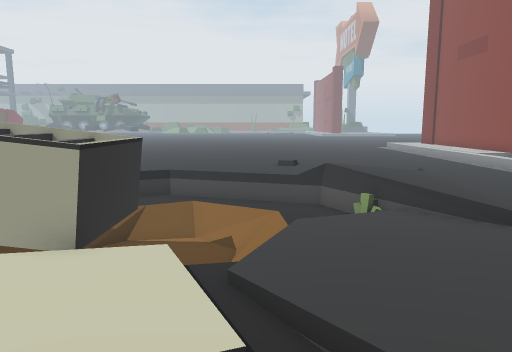
[1] (above)

22 first-person views from a walk through a Unity game level. The camera is 1.4 m above the floor, tilts 8° down and sees 70° across. The floor is counted in squares, 0.5 m on a side. Each view is taken from the middle of a square. On the plan, view 1 faces up. The plan holds only what a view shows up to about 20 squares ahead; the rest is blank. The place goes on beyond the plan. The player character is not drawn.

[2]
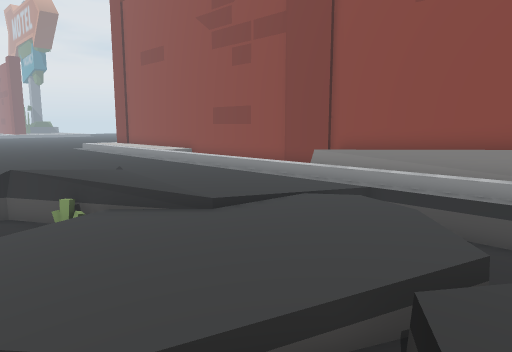

[3]
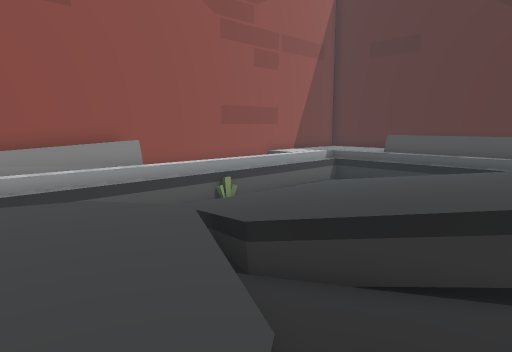

[4]
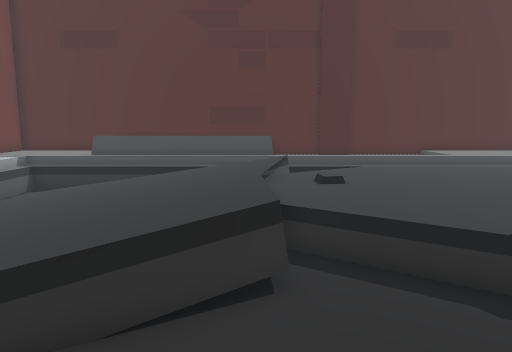

[5]
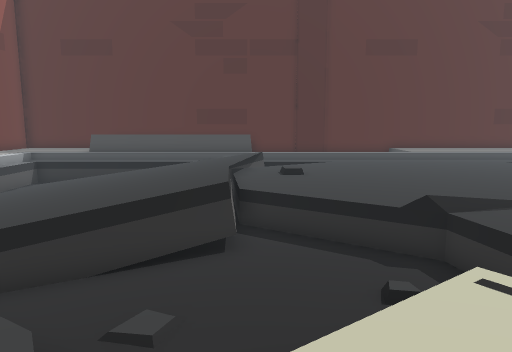

[6]
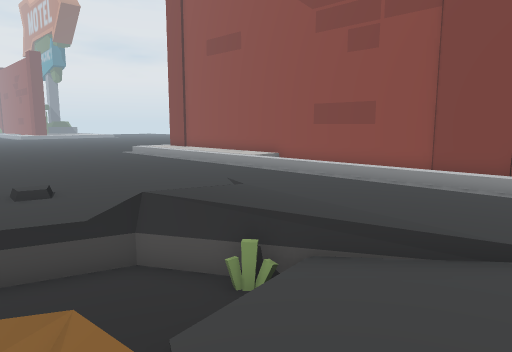

[7]
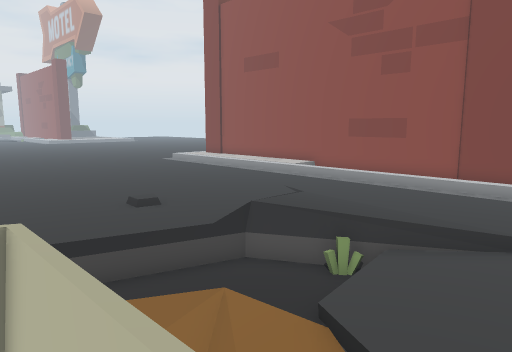

[8]
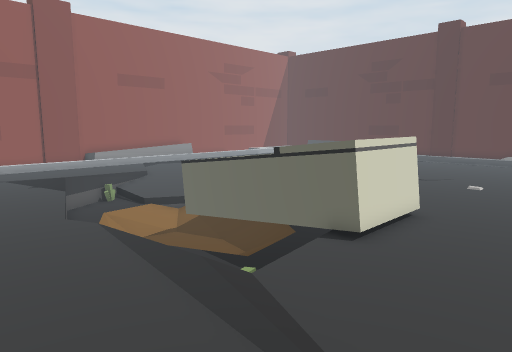

[9]
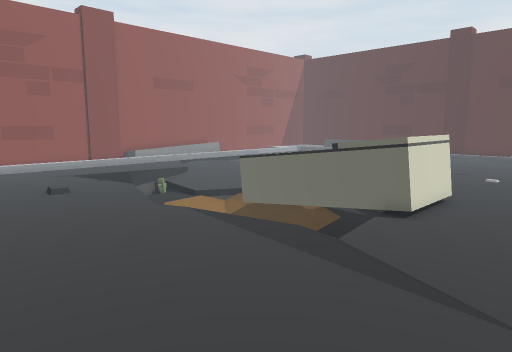

[10]
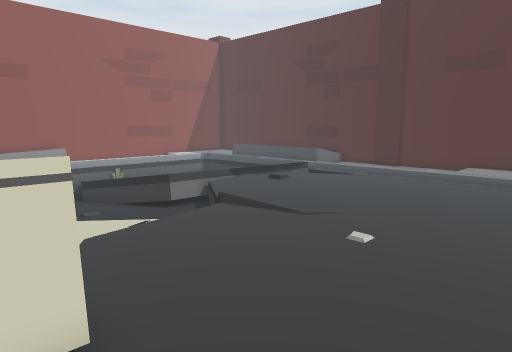

[11]
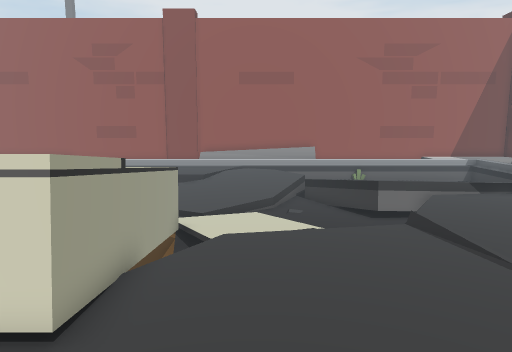

[12]
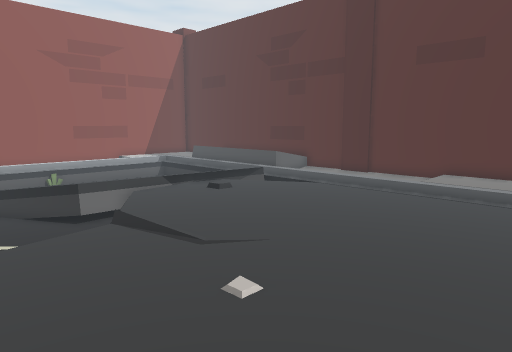

[13]
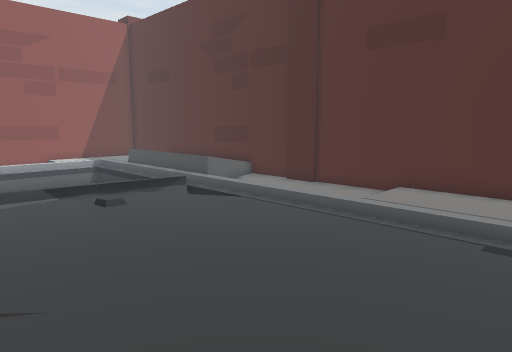

[14]
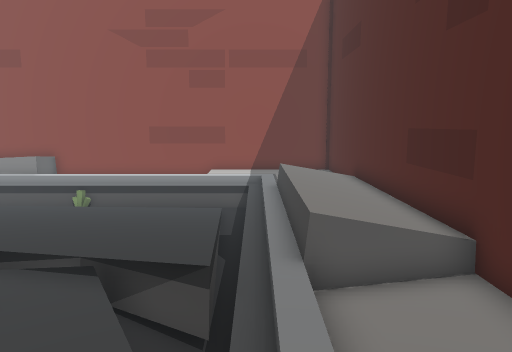

[15]
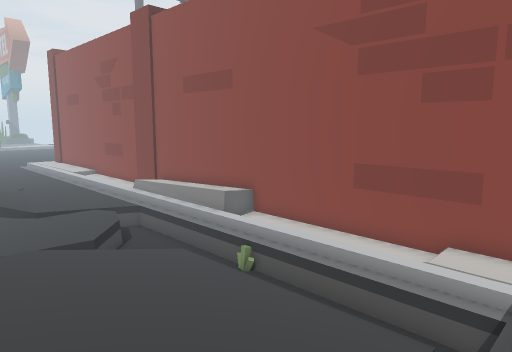

[16]
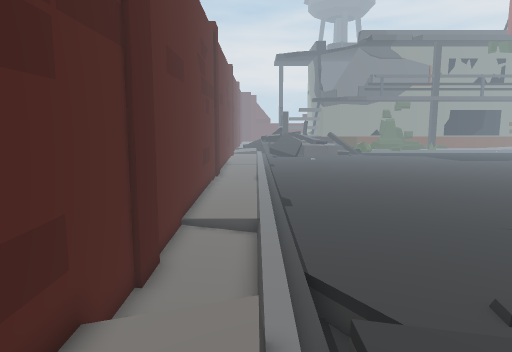

[17]
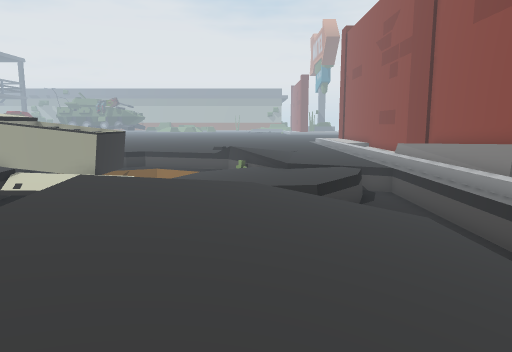

[18]
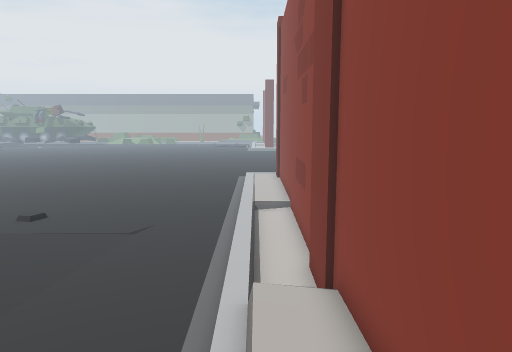

[19]
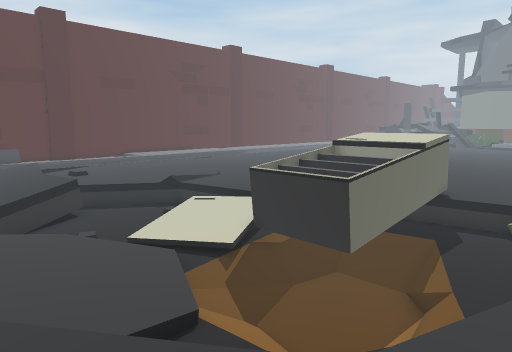

[20]
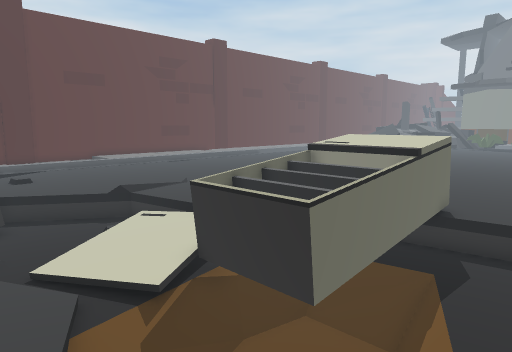

[21]
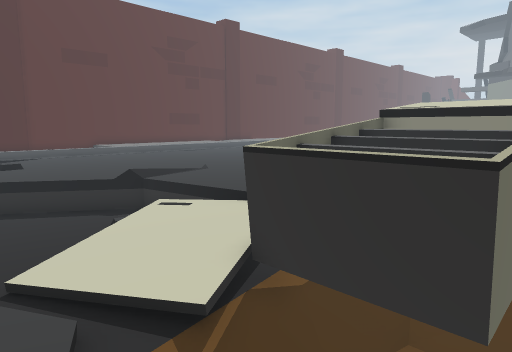

[22]
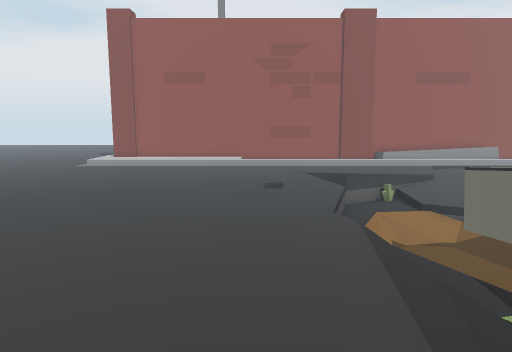

### Floor plan
Key: @ floor where view 1 was taken; # wall or solid block; . main floor; : floor 0.25 m higher than the main floor; - floor 0.25 m lower than the main floor; + floor 0.5 m higher than the main floor; _ floor 0.5 m lower than the main floor; < floor 0.75 m lower than the main floor; ( floor 1 m lower than the main floor; / step, stairs or slope; = window, fence, low wall or low ledge; O other object.
Columns run from 15 left of view 1 to 13 right of it. Each row starts with its distance up from view 1.
 21 .    .....................::#
 20     ......................::#
 19     ......................::#
 18 .  ......................./.#
 17 . ......................../.#
 16  ........................./.#
 15  ........................./.#
 14  ....://////_//.........../.#
 13  ..../______//__/=/:....../.#
 12  ..../_____(/(</__=:....../.#
 11 ...../___<(((((/__=:....../.#
 10 ....OOOOOOOOO((/__/=....../##
  9 ....OOOOOOOOO((//--/....../ #
  8 . ..OOOOOOOOO///----/...../ #
  7   ..OOOOOOOOO///-----/..../+#
  6   .....//  /--//-----../../+#
  5   ......./    //----...////+#
  4 . ........-    _/---...._//+#
  3  ........./  /___/--...__//+#
  2  ........._/_______/../__//+#
  1  ........./______==.//___//+#
  0  ........./____@=....--/_./+#
 -1 .......... /___=:....---///.#
 -2  ............/_=:....---///.#
 -3  .............//:....---_./.#
 -4  ............../:...----_./.#
 -5  ............../:...----_./.#
 -6  ..............::...----_./.#
 -7  ..............::...----_./.#
 -8  ............./:....----_./.#
 -9  ............/=:....---__/::#
-10  ........../__=:.////____/::#
-11  ........../......///////.::#
-12  ::::://///////////////:::::#
-13  :::::.........++++++++ ::::#
-14  ::::::........++++++++ ::::#
-15 #############################

Positions as (right, up) in squares from view 1, and headings:
1: (0, 0), facing up
2: (0, 0), facing up-right
3: (-1, 6), facing down-right
4: (0, 5), facing down
5: (-1, 7), facing down
6: (-1, 6), facing up-right
7: (-4, 6), facing up-right
8: (-15, 18), facing down-right
9: (-15, 21), facing down-right
10: (-15, 8), facing down-right
11: (-15, 4), facing right
12: (-15, 4), facing down-right
13: (-15, -1), facing down-right
14: (-7, -11), facing right
15: (1, -12), facing up-right
16: (5, -12), facing left
17: (4, -10), facing up
18: (11, 1), facing up
19: (5, 15), facing down-left
20: (2, 14), facing down-left
21: (1, 11), facing down-left
22: (-15, 17), facing right
